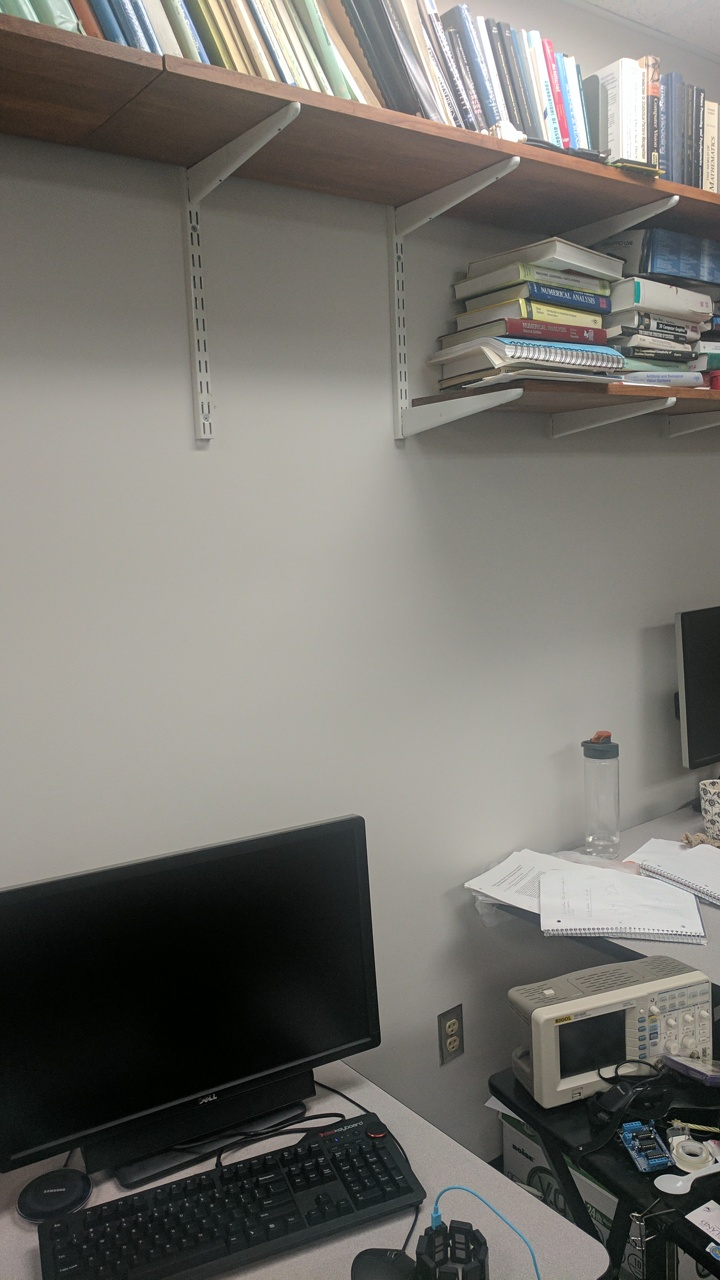
#> input picture Group11_p1/Phase1/Data/Test/TestSet4/1.jpg, 720 x 1280 px, found by its file name; its folder holds 4 pictures in this run
$ python Wrapper.py
#> lines starting #> are read from the running program, lines starting #| are printed output that depends on the picture
#!/usr/bin/evn python

"""
RBE/CS Fall 2022: Classical and Deep Learning Approaches for
Geometric Computer Vision
Project 1: MyAutoPano: Phase 2 Starter Code


Author(s):
Lening Li (lli4@wpi.edu)
Teaching Assistant in Robotics Engineering,
Worcester Polytechnic Institute
"""

# Code starts here:
import numpy as np
import cv2
import os
import copy
import random

"""
Draws ANMS corners on each image and shows them using cv2.imshow.
@param images_color: list of RGB images
@param anms_corners: list of list of the tuples (x, y) from ANMS
"""
# [14 lines left out: function visualize_anms, not called in this run]

"""
This function takes a path where a set of images to be made panorama is
It transforms the images into gray and opens them
@returns images wich is a list of np.arrays with the images in RGB
@returns images_gray which is the same except in gray scale, which is needed for the harris detector
"""
def read_set(image_set_path: str) -> tuple[list[np.array], list[np.array]]:
	images = []
	images_gray = []

	#iterate through all of the files in the Image_set folder
	for file in sorted(os.listdir(image_set_path)):
		if file.lower().endswith(".jpg"):
			# join the two names to make overall path of the image to then open with imread
			# image has to be gray and a float for the harris detector
			img_path = os.path.join(image_set_path, file)
			img = cv2.imread(img_path)
#> img is the input picture: shape (1280, 720, 3); mean B, G, R 109.3, 115, 116.8
			img_rgb = cv2.cvtColor(img, cv2.COLOR_BGR2RGB)
			img_gray = cv2.cvtColor(img, cv2.COLOR_BGR2GRAY)
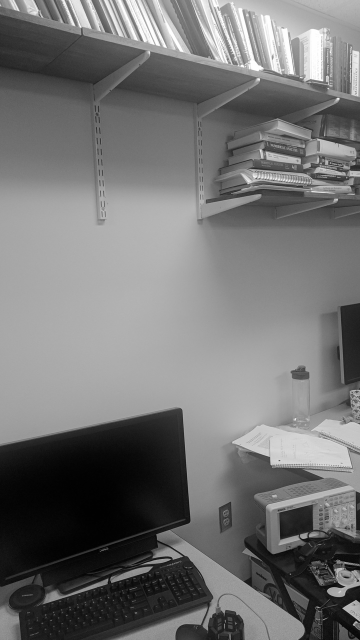
#> img_gray: shape (1280, 720) (shown at 1/2 size); min 0, max 255, mean 114.9
			img_gray = np.float32(img_gray)
			images.append(img_rgb)
			images_gray.append(img_gray)
#> pass 2 of the loop in read_set, `for file in sorted(os.listdir(image_set_path)):`:
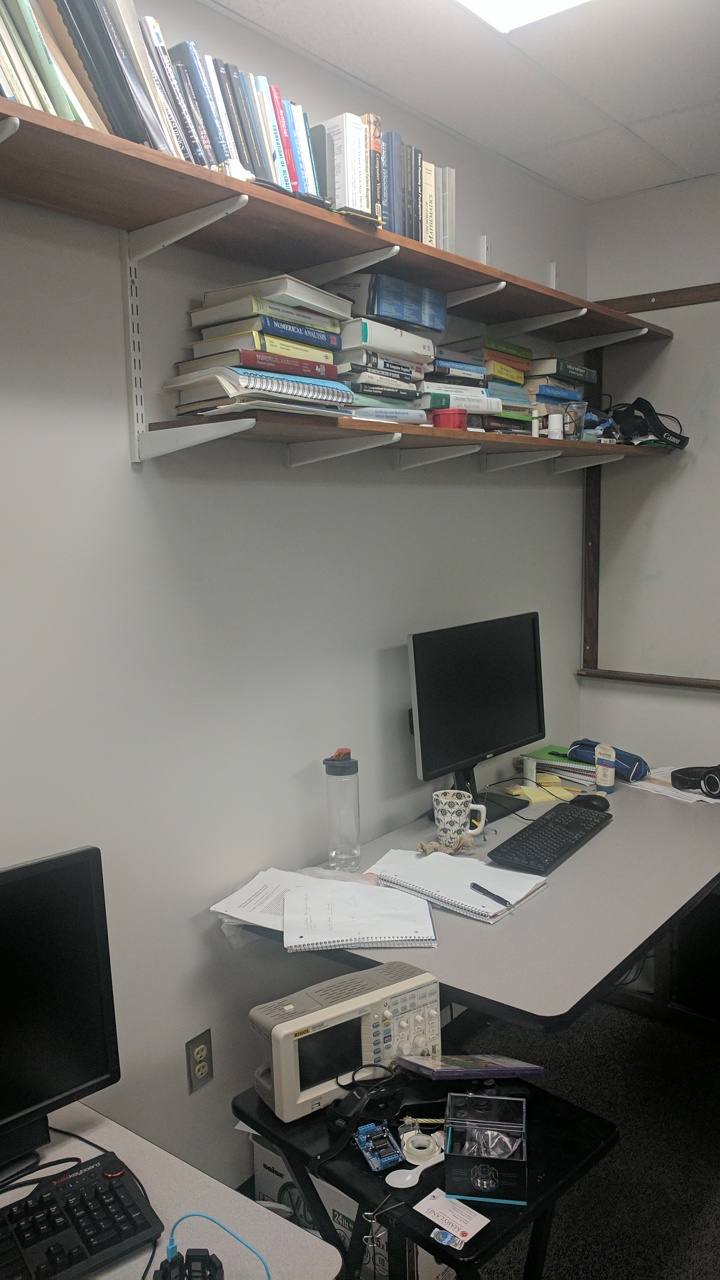
#> input picture Group11_p1/Phase1/Data/Test/TestSet4/2.jpg, 720 x 1280 px, found by its file name
#> in read_set, img is the input picture: shape (1280, 720, 3); mean B, G, R 109.4, 114, 115.3
#> in read_set, `img_gray = cv2.cvtColor(img, cv2.COLOR_BGR2GRAY)`:
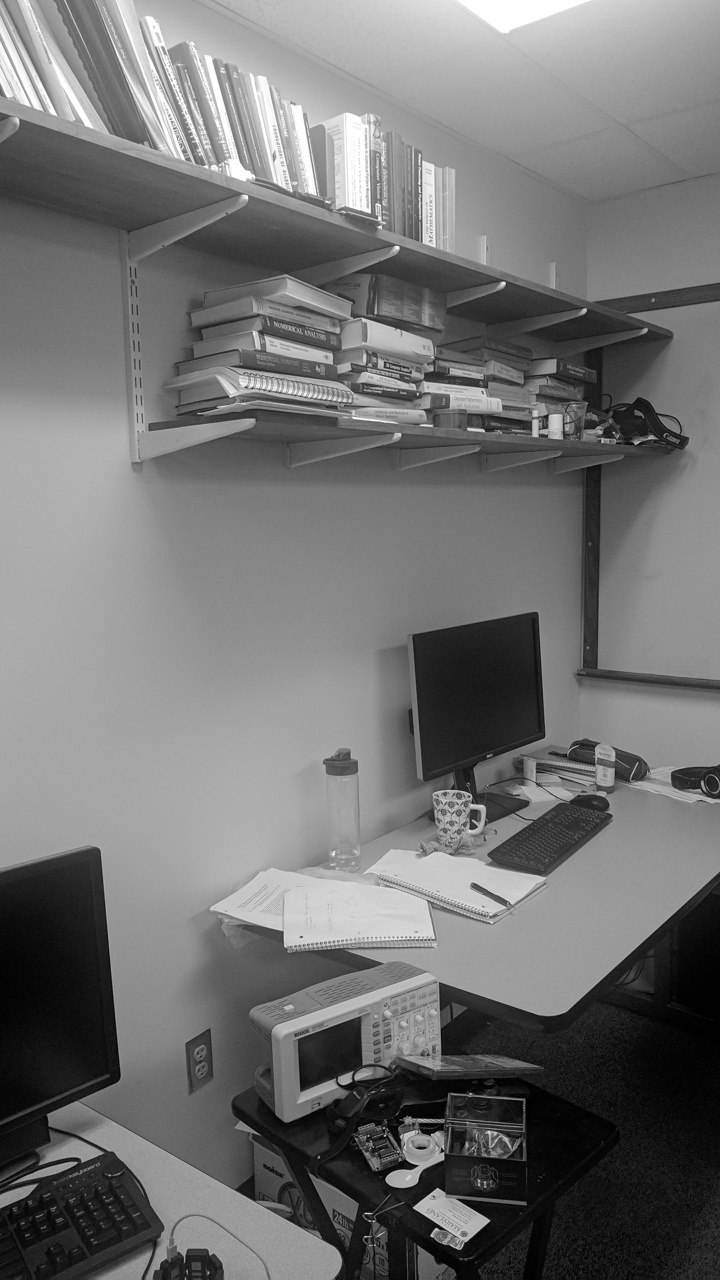
#> img_gray: shape (1280, 720); min 0, max 255, mean 113.9

	return images, images_gray

"""
this functin finds the corners in an image with the harris filter
used the opencv2 documentation: https://docs.opencv.org/4.x/dc/d0d/tutorial_py_features_harris.html
@params, two lists of images, in color and in grayscale
@returns one list of images with the corners
"""
# [23 lines left out: function corner_detection, not called in this run]

def corner_detection_single(image_color: np.array, image_gray: np.array):
	scores = []

	# (H,W) array with all of the scores
	# block size = 2, ksize = 3, Harris detector free parameter = 0.02
	change_score = cv2.cornerHarris(image_gray, 2, 3, 0.04)

	# make a boolean mask if any score is more than 1% of the maximum corner score
	# wherever the mask is true (corner), change the pixel to 0,0,255 (aka red)
	img_copy = image_color.copy()
	img_copy[change_score>0.01*change_score.max()]=[0,0,255]
	images_cornered = copy.deepcopy(img_copy)

	# The following code is for visualization
	# cv2.imshow('dst',images_cornered[index])
	# if cv2.waitKey(0) & 0xff == 27:
	# 	cv2.destroyAllWindows()

	return images_cornered, change_score

"""
This function will take a dense score image and extract the best corners
@param cimg is the score for an image, its a 2d matrix size (H, W)
@returns the x and y coordinates of the local maxima corners
@returns strengths which are the scores of each of the corners
"""
def local_maxima(cimg: np.array):
	Xs =[]
	Ys = []
	strengths = []

	#dilate the image, which means that each pixel gets replaced with the max value of its neighborhood, 3x3 neighborhood default
	#then when the values of the original are the same as the dilated, that original was a local max
	#local_max is just a boolean mask
	dilated = cv2.dilate(cimg, None)
	local_max = (cimg == dilated)

	#get rid of really small peaks
	#calculate the threshold with a percentage of the maximum score
	threshold = 0.01 * cimg.max()
	local_max &= (cimg > threshold)

	# x,y for local maxima are inverted
	# get x and y coordinates
	Ys, Xs = np.where(local_max)
	strengths = cimg[Ys, Xs]

	return Xs, Ys, strengths

"""
this function goes over all of the corners produced by anms and removes the ones that are too close to the border for the feature descriptor
"""
# [20 lines left out: function remove_corners, not called in this run]

"""
This function will get the Nbest corners in the image based on their strength and their distance to another strong corner
@param corner_images is a list with all np.arrays (each array is the score for corners as a 2D mask for one photo)
@param Nbest is the number of best corners needed
@return the coordinates of all of the final corners in list
this will all be in a list that contains all of the corners for all the imgs
"""
# [36 lines left out: function anms, not called in this run]

def remove_corners_single(corners, image_gray, patch_radius=20):
	h, w = image_gray.shape
	good_corners = []

	for (x, y) in corners:
		if (
			x >= patch_radius and
			y >= patch_radius and
			x < w - patch_radius and
			y < h - patch_radius
		):
			good_corners.append((x, y))

	return good_corners

def anms_single(corner_image: np.array, Nbest: int, gray_image) -> list[tuple[int, int]]:

	# each image has to be filtered to only keep the local maxima so any pixel with a value is not considered a corner
	# keep all of their coordinates
	corner_xs, corner_ys, strengths = local_maxima(corner_image)
	Nstrong = len(strengths)

	# if no strong corners go to next image
	if Nstrong == 0:
		return None

	# make a list of size Nstrong with np.infinity to compare
	r = np.full(Nstrong, np.inf)

	# iterate through all of the local maxima corners
	for i in range(Nstrong):
		for j in range(Nstrong):
			# if a stronger corner found, calcualte ED
			if strengths[j] > strengths[i]:
				ED = (corner_xs[j] - corner_xs[i])**2 + (corner_ys[j] - corner_ys[i])**2
				if ED < r[i]:
					r[i] = ED

	# get the indices of what would be the corners if sorted in descending
	sorted_indexes = np.argsort(-r)
	best_indexes = sorted_indexes[:Nbest]
	# list of tuples, each tuple being the coordinates
	best_corners = list(zip(corner_xs[best_indexes], corner_ys[best_indexes]))

	#remove the corners that are too close to the edges
	final_corners = copy.deepcopy(remove_corners_single(best_corners, gray_image))
	return final_corners

"""
This function will take the different corners acquired by the anms and encode them into feature vectors to be identified in other images
@param images are the gray images, this will be used for size
@param final_corners are the are the coordinates of the corners
@return a list of all of the feature vectors (64 x 1) inside a list for each image
"""
# [44 lines left out: function feature_descriptor, not called in this run]

def feature_descriptor_single(final_corners: list[tuple[int, int]], image_color) -> list[list[np.array]]:
	image_vectors = []
	for corner in final_corners:
		x = corner[0]
		y = corner[1]
		a = 20 #this is to make the patch of size 41x41 (range(1+20:1-20) -> 41)

		# make a patch by slicing the gray image, add one becuase slicing excludes the final value
		# y and then x because the array is different like this
		# patch = image_gray[(y-a):(y+a+1), (x-a):(x+a+1)]
		patch_color = image_color[(y-a):(y+a+1), (x-a):(x+a+1)]

		descriptor = []
		#iterate through every channel and get the
		for c in range(3):
			#blur the color patch (only one channel)
			#make the patch smaller
			#resize it into one dimension
			channel = patch_color[:,:,c]
			channel = cv2.GaussianBlur(channel, (7,7), sigmaX=2)
			small = cv2.resize(channel, (8,8), interpolation=cv2.INTER_LINEAR)
			descriptor.append(small.flatten())

		# make a big feature vector with info from each channel / color, which ends up being 192x1
		vector = np.concatenate(descriptor).astype(np.float32)

		# blurred_patch = cv2.GaussianBlur(patch, ksize=(7,7), sigmaX=1, sigmaY=1)
		# patch_8x8 = cv2.resize(blurred_patch,(8,8), interpolation=cv2.INTER_LINEAR)
		# vector = patch_8x8.reshape(64,1)

		# standardize
		vector /= np.linalg.norm(vector) + 1e-6
		image_vectors.append(vector)

	return image_vectors

"""
this function is meant to take all of the feature vectors in an image and match them (is possible) to the feature vector in a different picture
@param feature_vectors1 and feature_vectors2: are lists with vectors, one for each image in the comparison
"""
def feature_matching_2_imgs(feature_vect1: list[np.array], feature_vect2: list[np.array]):
	#will be a list of tuples between these two images
	matches = []

	# go through each vector in the first image and then inside of that iterate through all of the vectors on the second image
	for i, vector1 in enumerate(feature_vect1):

		#initialize the best and second best matches
		#match is where the pair is going to go,
		best_match = np.inf
		second_best = np.inf
		j_best = -1
		match = [[],[]]

		for j, vector2 in enumerate(feature_vect2):
			#square of differences between the two vectors
			sum_sq_diff = np.sum((vector2 - vector1)**2)

			#update bests as you go
			if sum_sq_diff < best_match:
				second_best = best_match
				best_match = sum_sq_diff
				j_best = j
				match[0] = copy.deepcopy(vector1)
				match[1] = copy.deepcopy(vector2)

		#check that there is some match
		#check if the distances for the matches are significant or not with a threshold
		#if they are, accept the match by making a
		#i and j_best are the indices into keypoints for one image each
		if j_best!=-1 and best_match/second_best < 0.5:
			matches.append(cv2.DMatch(i ,j_best , best_match))

	return(matches)

"""
helper function to put corners into cv2 KeyPoint objects for the visualization of the feature matching
"""
def corners_to_keypnts_one_img(final_corners: list[tuple[int, int]]):
	keypoints = []

	# go through all of coordinate tuples in an image
	for (x, y) in final_corners:
		kp = cv2.KeyPoint(x=float(x), y=float(y), size=1)
		keypoints.append(kp)
	return keypoints

"""
helper function that computes homography
sources and destinations are lists with the 4 randomly chosen points (one for the ones in image 1 and the others for image 2)
"""
# [7 lines left out: function homography, not called in this run]

"""
function that runs RANSAC, but only for two images
@param matched_pairs is a list with all of the matched pairs in cv2.DMatch objects
@param key1 and key2 are the keypoints for corners, the matched pairs contain the indexes that can pull the actual points
@param iterations are the maximum iterations
"""
def RANSAC(matched_pairs, key1, key2, iterations):
	if len(matched_pairs) < 4:
		print("Not enough matches for RANSAC")
		return None, None

	#convert the DMatch objects into two list of arrays with all the source points and destination points
	#they are each lists of tuples
	src_points = np.array([key1[match.queryIdx].pt for match in matched_pairs], dtype=np.float32)
	dest_points = np.array([key2[match.trainIdx].pt for match in matched_pairs], dtype=np.float32)

	# this function does all of the RANSAC for me, but I still know what it does because I studied it.
	# The general understanding that I have is that H is a transofmration and I need to iterate through sets of 4 because 4 pairs of points
	# are what is needed to fully define the equations, the iteration is to make sure that the connections were mostly correct, which it releases
	H, mask = cv2.findHomography(src_points, dest_points, cv2.RANSAC, ransacReprojThreshold=5, maxIters=iterations)

	inlier_matches = [matched_pairs[i] for i in range(len(matched_pairs)) if mask[i]]

	return H, inlier_matches

"""
Look at the corners of the images to ensure that both images stay in view, and then use the homography to stitch one to another
"""
def warp(image_from, image_to, homography):
	#get the corners for image one (actual 4 corners, not the corners we've been doing until now)
	#shape[:2] forgets about the color channel
	#the reshape gets separates every point so that the transform works right
	h1, w1 = image_from.shape[:2]
	corners1 = np.float32([[0,0],[w1,0],[w1,h1],[0,h1]]).reshape(-1, 1, 2)
	#warp the corners from 1 with H, this is used to see where the picture will be and to ensure that all the images will be in the frame
	warped_corners1 = cv2.perspectiveTransform(corners1, homography)

	# this is to see where image 2 lies in space, no need to warp
	h2, w2 = image_to.shape[:2]
	corners2 = np.float32([[0,0],[w2,0],[w2,h2],[0,h2]]).reshape(-1, 1, 2)

	#combine all of the corners vertically
	all_corners = np.vstack((warped_corners1, corners2))

	#bounding box by looking at the coordinates for each corner,
	xmin, ymin = np.int32(all_corners.min(axis=0).ravel())
	xmax, ymax = np.int32(all_corners.max(axis=0).ravel())

	#now we need a transformation to move everything by the minimum x and y to make that the origin so everything is in view
	T = np.array([[1, 0, -xmin], [0, 1, -ymin], [0, 0, 1]], dtype=np.float32)

	# do the actual homography application for the panorama and then the translation
	# T @ H is matrix multiplication, combining the homographies
	panorama = cv2.warpPerspective(image_from, T @ homography, (xmax - xmin, ymax - ymin))
	# add image 2 to the panorama, shifting the position because of the T translation
	panorama[-ymin : h2-ymin, -xmin : w2-xmin] = image_to

	#crop any excess black pixels around the stitehced panorama so that you can view it properly
	gray = cv2.cvtColor(panorama, cv2.COLOR_BGR2GRAY)
	return_val, threshold = cv2.threshold(gray, 1, 255, cv2.THRESH_BINARY)
	# bounding rectangle with the threshold
	x, y, w, h = cv2.boundingRect(threshold)
	panorama_cropped = panorama[y:y+h, x:x+w]

	return panorama_cropped

def main():
    # [6 lines of commented-out code are left out]

	"""
    Read a set of images for Panorama stitching
    """
	images, images_gray = read_set("RBE-549-p1/palcolea_p1/Phase1/Data/Test/TestSet4/")

	#begin with panorama as image one to stitch things to, calculate everything accordingly
	panorama = images[1]

	# go through all of the images
	for x in range(len(images) - 1):
		if x > 0:
			img1 = panorama
			img_gray1 = cv2.cvtColor(panorama, cv2.COLOR_BGR2GRAY)
		else:
			img1 = images[x]
			img_gray1 = images_gray[x]

		img2 = images[x+1]
		img_gray2 = images_gray[x+1]

		img_corners1, scores1 = corner_detection_single(img1, img_gray1)
		img_corners2, scores2 = corner_detection_single(img2, img_gray2)
		final_corners1 = anms_single(scores1, 200, img_gray1)
		final_corners2 = anms_single(scores2, 200, img_gray2)

		# visualize_anms([img1, img2],[final_corners1, final_corners2])

		feature_vectors1 = feature_descriptor_single(final_corners1, img1)
		feature_vectors2 = feature_descriptor_single(final_corners2, img2)

		key1 = corners_to_keypnts_one_img(final_corners1)
		key2 = corners_to_keypnts_one_img(final_corners2)

		matched_pairs = feature_matching_2_imgs(feature_vectors1, feature_vectors2)

		matched_image = cv2.drawMatches(img1, key1, img2, key2, matched_pairs, outImg=None)
		cv2.imshow("Feature Matches", matched_image)
		cv2.waitKey(0)
		cv2.destroyAllWindows()

		H, inliers = RANSAC(matched_pairs, key1, key2, iterations=2000)

		print("inliers: ", len(inliers))
		if (H is None) or (len(inliers) < 10):
			print("Bad Homography between these two images, skip to next pairing")
			cv2.imshow("image1 problem", img1)
			cv2.waitKey(0)
			cv2.imshow("image2 problem", img2)
			cv2.waitKey(0)
			cv2.destroyAllWindows()
			continue

		panorama = warp(img1, img2, H)
		cv2.imshow("Final Panorama", panorama)
		cv2.waitKey(0)
		cv2.destroyAllWindows()
#> this loop made 3 passes
#> pass 1, in corner_detection_single (call 2), `images_cornered = copy.deepcopy(img_copy)`:
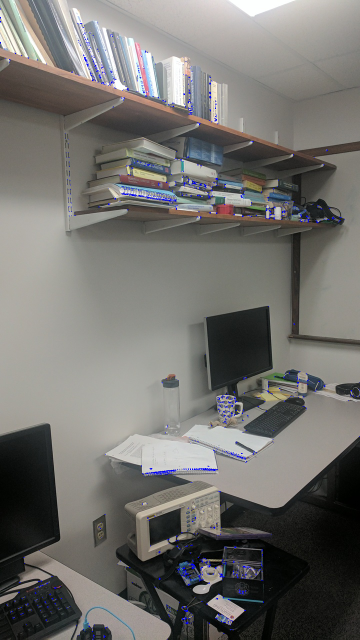
#> images_cornered: shape (1280, 720, 3) (shown at 1/2 size); mean R, G, B 114.6, 113.3, 110.1
#> after the loop:
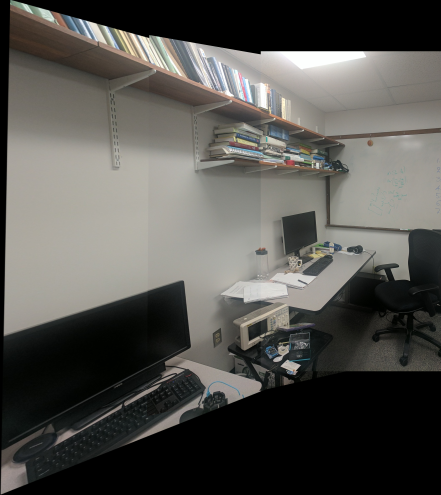
#> img1: shape (1979, 1763, 3) (shown at 1/4 size); mean R, G, B 84.3, 83.2, 79
#> after the loop:
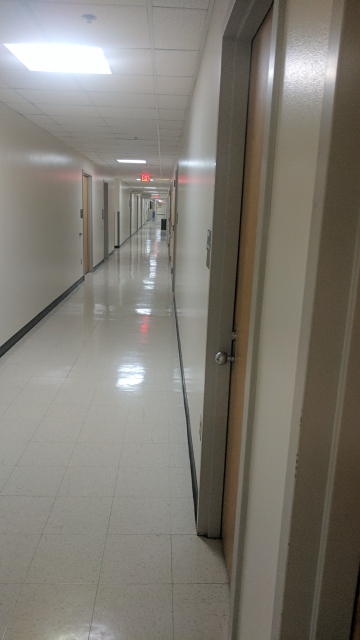
#> img2: shape (1280, 720, 3) (shown at 1/2 size); mean R, G, B 127.1, 123.2, 114.9

	panorama_bgr = cv2.cvtColor(panorama, cv2.COLOR_RGB2BGR)
	cv2.imshow("Final Panorama", panorama_bgr)
	cv2.waitKey(0)
	cv2.destroyAllWindows()
	return

	"""
	Corner Detection
	Save Corner detection output as corners.png
	"""
	corners, scores = corner_detection(images, images_gray)

	"""
	Perform ANMS: Adaptive Non-Maximal Suppression
	Save ANMS output as anms.png
	"""
	final_corners = anms(scores, 150, images_gray)
	# visualize_anms(images, final_corners)

	"""
	Feature Descriptors
	Save Feature Descriptor output as FD.png
	"""
	feature_vectors = feature_descriptor(images_gray, final_corners, images)

	"""
	Feature Matching
	Save Feature Matching output as matching.png
	"""
	#feature vectors for each image
	vectors1 = feature_vectors[0]
	vectors2 = feature_vectors[1]

	#original images in question
	image1 = images[0]
	image2 = images[1]

	#corners of an image after anms but in keypoint objects
	key1 = corners_to_keypnts_one_img(final_corners[0])
	key2 = corners_to_keypnts_one_img(final_corners[1])

	# [6 lines of commented-out code are left out]
	matched_pairs = feature_matching_2_imgs(vectors1, vectors2)

	#visualization
	matched_image = cv2.drawMatches(image1, key1, image2, key2, matched_pairs, outImg=None)
	# cv2.imshow("Feature Matches", matched_image)
	# cv2.waitKey(0)
	# cv2.destroyAllWindows()

	"""
	Refine: RANSAC, Estimate Homography
	"""
	H, inliers = RANSAC(matched_pairs, key1, key2, iterations=2000)

	"""
	Image Warping + Blending
	Save Panorama output as mypano.png
	"""
	warp(image1, image2, H)

	return


if __name__ == "__main__":
    main()
